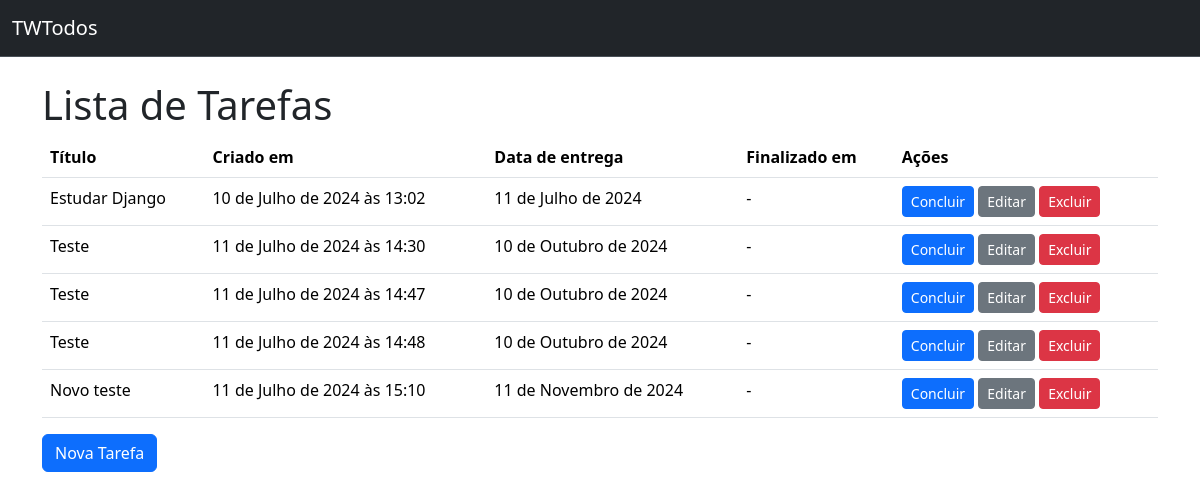
The app's page /, older data.
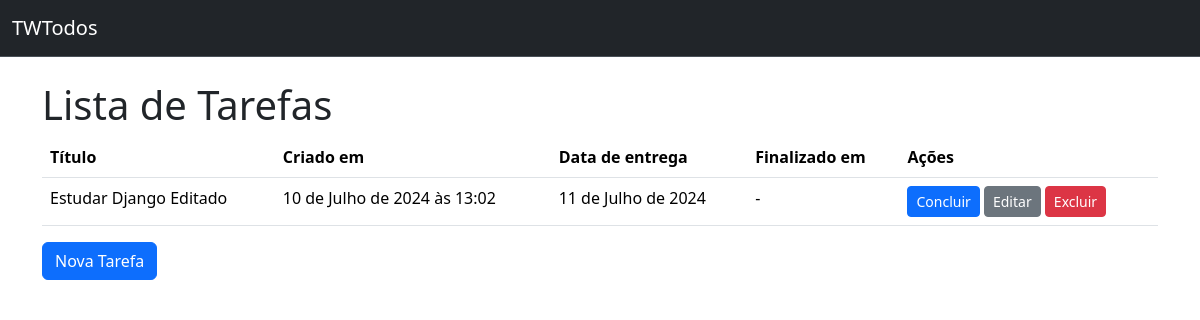
The same page, newer data.
### todos/models.py (models this page shows, shortened)
class Todo(models.Model):
    title = models.CharField(verbose_name="Título", max_length=100, null=False, blank=False)
    created_at = models.DateTimeField(auto_now_add=True, null=False, blank=False)
    deadline = models.DateField(verbose_name="Data de entrega", null=False, blank=False)
    finished_at = models.DateField(null=True)
    class Meta:
        ordering = ["deadline"]

### todos/views.py (the view)
# urls.py: path("", TodoListView.as_view(), name="todo_list"),
class TodoListView(ListView):
    model = Todo

### todos/templates/todos/todo_list.html (shortened to what this page needs)
{% extends "base.html" %}
{% block content %}
    <h1>Lista de Tarefas</h1>
    {% if todo_list %}
        <table class="table">
            <thead>
                <tr>
                    <th scope="col">Título</th>
                    <th scope="col">Criado em</th>
                    <th scope="col">Data de entrega</th>
                    <th scope="col">Finalizado em</th>
                    <th scope="col">Ações</th>
                </tr>
            </thead>
            <tbody>
                {% for todo in todo_list %}
                    <tr>
                        <td>{{ todo.title }}</td>
                        <td>{{ todo.created_at }}</td>
                        <td>{{ todo.deadline|default:"-" }}</td>
                        <td>{{ todo.finished_at|default:"-" }}</td>
                        <td>
                            <a href="{% url "todo_complete" pk=todo.pk %}" class="btn btn-primary btn-sm {% if todo.finished_at %}disabled{% endif %}">Concluir</a>
                            <a href="{% url "todo_update" pk=todo.pk %}" class="btn btn-secondary btn-sm {% if todo.finished_at %}disabled{% endif %}">Editar</a>
                            <a href="{% url "todo_delete" pk=todo.pk %}" class="btn btn-danger btn-sm">Excluir</a>
                        </td>
                    </tr>
                {% endfor %}
            </tbody>
        </table>
    {% else %}
        <p>Não há tarefas cadastradas</p>
    {% endif %}
    <a href="{% url 'todo_create' %}" class="btn btn-primary">Nova Tarefa</a>
{% endblock content %}

Row changes from the older to the newer data that the page shows:
removed Todo: title "Teste", created_at "11 de Julho de 2024 às 14:30", deadline "10 de Outubro de 2024", finished_at "-"
removed Todo: title "Teste", created_at "11 de Julho de 2024 às 14:47", deadline "10 de Outubro de 2024", finished_at "-"
removed Todo: title "Teste", created_at "11 de Julho de 2024 às 14:48", deadline "10 de Outubro de 2024", finished_at "-"
removed Todo: title "Novo teste", created_at "11 de Julho de 2024 às 15:10", deadline "11 de Novembro de 2024", finished_at "-"
changed Todo: title "Estudar Django" → "Estudar Django Editado"
